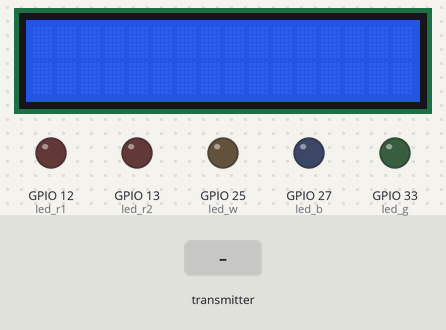
Bench run of a program on a simulated ESP32. Parts: 16×2 character LCD, output pins drawn as LEDs (lit = HIGH). Inputs (shaded band) come from the test bench. WiFi joins after 1.5 s; servers stay silent unless stated; what the program prints to the serial monitor is not drawn.

Above: at 1.2 s.
1.3 s: the transmitter starts sending AQ = 1024
At 1.7 s:
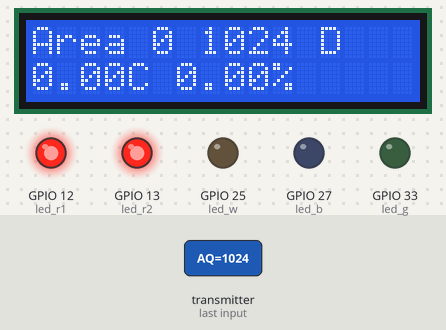
2.8 s: the transmitter starts sending AQ = 0
At 3.9 s:
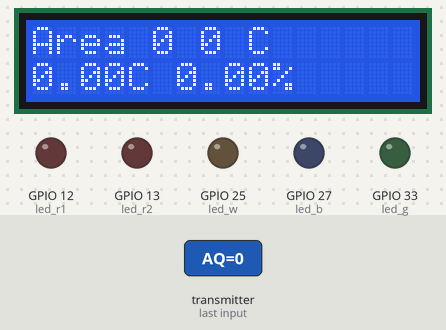
4.3 s: the transmitter starts sending id = 1
At 5.1 s:
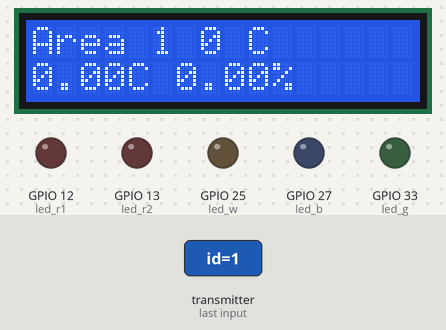
5.8 s: the transmitter starts sending TP = 25
At 6.2 s:
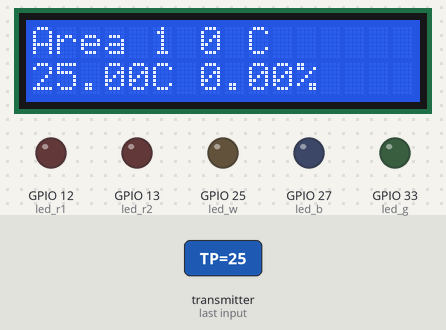
7.3 s: the transmitter starts sending HU = 25
At 8.5 s:
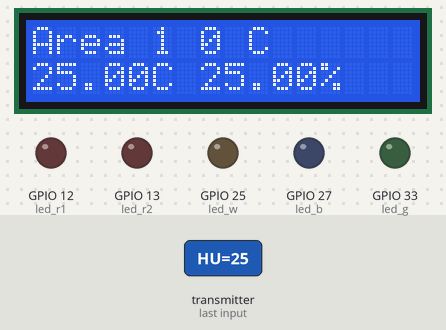
8.8 s: the transmitter starts sending TP = 50
At 9.8 s:
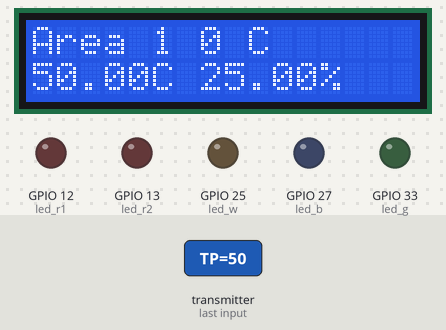
Timing chart, 0 to 11.3 s (numbered marks = the images above; inputs shaded):
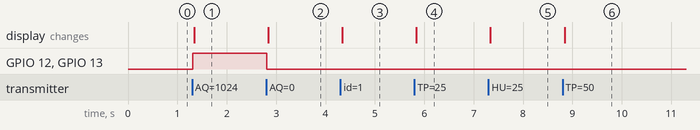

The program:

main.cpp
```cpp
#include <Arduino.h>
#include <HTTPClient.h>
#include <LiquidCrystal_I2C.h>
#include <esp_now.h>
#include <WiFi.h>
#include <string.h>
// set the LCD number of columns and rows
int lcdColumns = 16;
int lcdRows = 2;
#define led_w 25
#define led_b 27
#define led_g 33
#define led_r1 12
#define led_r2 13
const char *ssid = "Butter";          // your network SSID (name)
const char *password = "Tu1den8!"; // your network password
WiFiClient client;


// set LCD address, number of columns and rows
// if you don't know your display address, run an I2C scanner sketch
LiquidCrystal_I2C lcd(0x27, lcdColumns, lcdRows);

// Structure example to receive data
// Must match the sender structure
typedef struct struct_message
{
  int id;
  int AQ;
  float TP;
  float HU;
} struct_message;

// Create a struct_message called myData
struct_message myData;
String AirQ(int AQ)
{
  String ans = "---";
  if (AQ == 0){
    digitalWrite(led_g, LOW);
    digitalWrite(led_b, LOW);
    digitalWrite(led_w, LOW);
    digitalWrite(led_r1, LOW);
    digitalWrite(led_r2, LOW);
    ans = "C";
  }
  else if (0 < AQ && AQ <= 50)
  {
    digitalWrite(led_g, HIGH);
    digitalWrite(led_b, LOW);
    digitalWrite(led_w, LOW);
    digitalWrite(led_r1, LOW);
    digitalWrite(led_r2, LOW);
    ans = "G";
  }
  else if (51 <= AQ && AQ <= 100)
  {
    ans = "N";
    digitalWrite(led_g, LOW);
    digitalWrite(led_w, HIGH);
    digitalWrite(led_b, LOW);
    digitalWrite(led_r1, LOW);
    digitalWrite(led_r2, LOW);
  }
  else if (101 <= AQ && AQ <= 150)
  {
    ans = "P";
    digitalWrite(led_g, LOW);
    digitalWrite(led_w, LOW);
    digitalWrite(led_b, HIGH);
    digitalWrite(led_r1, LOW);
    digitalWrite(led_r2, LOW);
  }
  else if (151 <= AQ && AQ <= 200)
  {
    ans = "B";
    digitalWrite(led_g, LOW);
    digitalWrite(led_b, HIGH);
    digitalWrite(led_w, HIGH);
    digitalWrite(led_r1, LOW);
    digitalWrite(led_r2, LOW);
  }
  else if (201 <= AQ && AQ <= 300)
  {
    ans = "V";
    digitalWrite(led_g, LOW);
    digitalWrite(led_b, LOW);
    digitalWrite(led_w, LOW);
    digitalWrite(led_r1, HIGH);
    digitalWrite(led_r2, LOW);
  }
  else if (301 <= AQ)
  {
    ans = "D";
    digitalWrite(led_g, LOW);
    digitalWrite(led_b, LOW);
    digitalWrite(led_w, LOW);
    digitalWrite(led_r1, HIGH);
    digitalWrite(led_r2, HIGH);
  }
  return ans;
}
// callback function that will be executed when data is received
void OnDataRecv(const uint8_t *mac, const uint8_t *incomingData, int len)
{
  memcpy(&myData, incomingData, sizeof(myData));
  Serial.print("Bytes received: ");
  Serial.println(len);
  Serial.print("ID: ");
  Serial.println(myData.id);
  Serial.print("AQ: ");
  Serial.println(myData.AQ);
  Serial.print("TP: ");
  Serial.println(myData.TP);
  Serial.print("HU: ");
  Serial.println(myData.HU);
  if(myData.AQ > 2000) myData.AQ = 2000;
  String AQ = AirQ(myData.AQ);
  lcd.clear();
  lcd.setCursor(0, 0);
  lcd.print("Area " + String(myData.id) + " " + String(myData.AQ) + " " + AQ);
  lcd.setCursor(0, 1);
  lcd.print( String(myData.TP) + "C" + " " + String(myData.HU) + "%");
}
// void setup_wifi() {
//   Serial.print("Connecting to ");
//   Serial.println(ssid);
//   WiFi.begin(ssid, password);
//   while (WiFi.status() != WL_CONNECTED) {
//     delay(500);
//     Serial.print(".");
//   }
//   Serial.println("");
//   Serial.println("WiFi connected");
//   Serial.println("IP address: ");
//   Serial.println(WiFi.localIP());
// }

void setup()
{
  // Initialize Serial Monitor
  Serial.begin(115200);

  // Set device as a Wi-Fi Station
  WiFi.mode(WIFI_STA);

  // initialize LCD
  lcd.init();
  // turn on LCD backlight
  lcd.backlight();
  //connect to network
  // setup_wifi();

  // Init ESP-NOW
  if (esp_now_init() != ESP_OK)
  {
    Serial.println("Error initializing ESP-NOW");
    return;
  }
  // Once ESPNow is successfully Init, we will register for recv CB to
  // get recv packer info
  esp_now_register_recv_cb(OnDataRecv);
  pinMode(led_g, OUTPUT);
  pinMode(led_w, OUTPUT);
  pinMode(led_b, OUTPUT);
  pinMode(led_r1, OUTPUT);
  pinMode(led_r2, OUTPUT);
}

void loop()
{

}
```

Measured:
- after the input at 1.3 s, GPIO 12 (led_r1), GPIO 13 (led_r2): LOW → HIGH at once; the display: changes at once (image 1)
- after the input at 2.8 s, GPIO 12 (led_r1), GPIO 13 (led_r2): HIGH → LOW at once; the display: changes at once (image 2)
- after the input at 4.3 s, the display: changes at once (image 3)
- after the input at 5.8 s, the display: changes at once (image 4)
- after the input at 7.3 s, the display: changes at once (image 5)
- after the input at 8.8 s, the display: changes at once (image 6)
